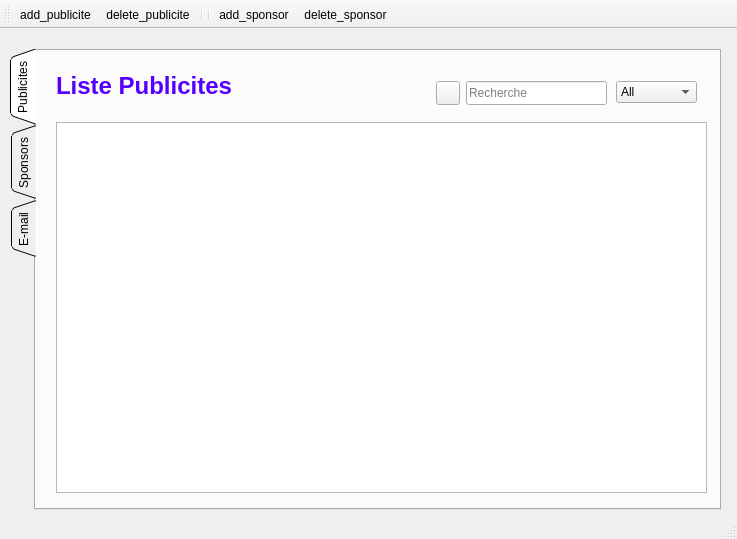
<?xml version="1.0" encoding="UTF-8"?>
<ui version="4.0">
 <class>gestion_malek</class>
 <widget class="QMainWindow" name="gestion_malek">
  <property name="geometry">
   <rect>
    <x>0</x>
    <y>0</y>
    <width>737</width>
    <height>539</height>
   </rect>
  </property>
  <property name="windowTitle">
   <string>MainWindow</string>
  </property>
  <widget class="QWidget" name="centralwidget">
   <widget class="QTabWidget" name="tabWidget">
    <property name="geometry">
     <rect>
      <x>10</x>
      <y>20</y>
      <width>711</width>
      <height>461</height>
     </rect>
    </property>
    <property name="tabPosition">
     <enum>QTabWidget::West</enum>
    </property>
    <property name="tabShape">
     <enum>QTabWidget::Triangular</enum>
    </property>
    <property name="currentIndex">
     <number>0</number>
    </property>
    <widget class="QWidget" name="tab">
     <attribute name="title">
      <string>Publicites</string>
     </attribute>
     <widget class="QTableView" name="table_publicite">
      <property name="geometry">
       <rect>
        <x>20</x>
        <y>71</y>
        <width>651</width>
        <height>371</height>
       </rect>
      </property>
      <property name="sortingEnabled">
       <bool>true</bool>
      </property>
      <attribute name="horizontalHeaderCascadingSectionResizes">
       <bool>true</bool>
      </attribute>
      <attribute name="horizontalHeaderShowSortIndicator" stdset="0">
       <bool>false</bool>
      </attribute>
      <attribute name="horizontalHeaderStretchLastSection">
       <bool>false</bool>
      </attribute>
     </widget>
     <widget class="QLabel" name="label">
      <property name="geometry">
       <rect>
        <x>20</x>
        <y>20</y>
        <width>201</width>
        <height>31</height>
       </rect>
      </property>
      <property name="text">
       <string>&lt;html&gt;&lt;head/&gt;&lt;body&gt;&lt;p&gt;&lt;span style=&quot; font-size:18pt; font-weight:600; color:#5500ff;&quot;&gt;Liste Publicites&lt;/span&gt;&lt;/p&gt;&lt;/body&gt;&lt;/html&gt;</string>
      </property>
     </widget>
     <widget class="QComboBox" name="publicite_sel_col">
      <property name="geometry">
       <rect>
        <x>580</x>
        <y>30</y>
        <width>81</width>
        <height>22</height>
       </rect>
      </property>
      <item>
       <property name="text">
        <string>All</string>
       </property>
      </item>
      <item>
       <property name="text">
        <string>ID</string>
       </property>
      </item>
      <item>
       <property name="text">
        <string>Type</string>
       </property>
      </item>
      <item>
       <property name="text">
        <string>Cout</string>
       </property>
      </item>
      <item>
       <property name="text">
        <string>Sponsor</string>
       </property>
      </item>
     </widget>
     <widget class="QLineEdit" name="rech_publicite">
      <property name="geometry">
       <rect>
        <x>430</x>
        <y>30</y>
        <width>141</width>
        <height>24</height>
       </rect>
      </property>
      <property name="placeholderText">
       <string>Recherche</string>
      </property>
      <property name="clearButtonEnabled">
       <bool>true</bool>
      </property>
     </widget>
     <widget class="QPushButton" name="stat">
      <property name="geometry">
       <rect>
        <x>400</x>
        <y>30</y>
        <width>24</width>
        <height>24</height>
       </rect>
      </property>
      <property name="styleSheet">
       <string notr="true">background-image: url(:/res/img/unnamed.png);</string>
      </property>
      <property name="text">
       <string/>
      </property>
     </widget>
    </widget>
    <widget class="QWidget" name="tab_2">
     <attribute name="title">
      <string>Sponsors</string>
     </attribute>
     <widget class="QTableView" name="table_sponsor">
      <property name="geometry">
       <rect>
        <x>20</x>
        <y>70</y>
        <width>651</width>
        <height>371</height>
       </rect>
      </property>
      <property name="selectionMode">
       <enum>QAbstractItemView::ExtendedSelection</enum>
      </property>
      <property name="sortingEnabled">
       <bool>true</bool>
      </property>
      <attribute name="horizontalHeaderShowSortIndicator" stdset="0">
       <bool>false</bool>
      </attribute>
     </widget>
     <widget class="QLabel" name="label_4">
      <property name="geometry">
       <rect>
        <x>20</x>
        <y>20</y>
        <width>191</width>
        <height>31</height>
       </rect>
      </property>
      <property name="text">
       <string>&lt;html&gt;&lt;head/&gt;&lt;body&gt;&lt;p&gt;&lt;span style=&quot; font-size:18pt; font-weight:600; color:#5500ff;&quot;&gt;Liste Sponsors&lt;/span&gt;&lt;/p&gt;&lt;/body&gt;&lt;/html&gt;</string>
      </property>
     </widget>
     <widget class="QComboBox" name="sponsor_sel_col">
      <property name="geometry">
       <rect>
        <x>590</x>
        <y>30</y>
        <width>81</width>
        <height>22</height>
       </rect>
      </property>
      <item>
       <property name="text">
        <string>All</string>
       </property>
      </item>
      <item>
       <property name="text">
        <string>ID</string>
       </property>
      </item>
      <item>
       <property name="text">
        <string>Nom</string>
       </property>
      </item>
      <item>
       <property name="text">
        <string>Prenom</string>
       </property>
      </item>
     </widget>
     <widget class="QLineEdit" name="rech_sponsor">
      <property name="geometry">
       <rect>
        <x>440</x>
        <y>30</y>
        <width>141</width>
        <height>24</height>
       </rect>
      </property>
      <property name="placeholderText">
       <string>Recherche</string>
      </property>
      <property name="clearButtonEnabled">
       <bool>true</bool>
      </property>
     </widget>
    </widget>
    <widget class="QWidget" name="tab_5">
     <attribute name="title">
      <string>E-mail</string>
     </attribute>
     <widget class="QLineEdit" name="rcpt">
      <property name="geometry">
       <rect>
        <x>10</x>
        <y>20</y>
        <width>491</width>
        <height>21</height>
       </rect>
      </property>
      <property name="placeholderText">
       <string>recipient</string>
      </property>
     </widget>
     <widget class="QLineEdit" name="file">
      <property name="geometry">
       <rect>
        <x>10</x>
        <y>90</y>
        <width>571</width>
        <height>23</height>
       </rect>
      </property>
      <property name="placeholderText">
       <string>attachement here</string>
      </property>
     </widget>
     <widget class="QPushButton" name="sendBtn">
      <property name="geometry">
       <rect>
        <x>10</x>
        <y>420</y>
        <width>651</width>
        <height>23</height>
       </rect>
      </property>
      <property name="text">
       <string>Send</string>
      </property>
     </widget>
     <widget class="QLineEdit" name="subject">
      <property name="geometry">
       <rect>
        <x>10</x>
        <y>54</y>
        <width>651</width>
        <height>16</height>
       </rect>
      </property>
      <property name="placeholderText">
       <string>subject</string>
      </property>
     </widget>
     <widget class="QLineEdit" name="mail_pass">
      <property name="geometry">
       <rect>
        <x>522</x>
        <y>20</y>
        <width>141</width>
        <height>20</height>
       </rect>
      </property>
      <property name="echoMode">
       <enum>QLineEdit::Password</enum>
      </property>
      <property name="placeholderText">
       <string>your mail password</string>
      </property>
     </widget>
     <widget class="QTextEdit" name="msg">
      <property name="geometry">
       <rect>
        <x>10</x>
        <y>126</y>
        <width>651</width>
        <height>291</height>
       </rect>
      </property>
      <property name="placeholderText">
       <string>type your message here ...</string>
      </property>
     </widget>
     <widget class="QPushButton" name="browseBtn">
      <property name="geometry">
       <rect>
        <x>587</x>
        <y>89</y>
        <width>75</width>
        <height>24</height>
       </rect>
      </property>
      <property name="text">
       <string>Browse ...</string>
      </property>
     </widget>
    </widget>
   </widget>
  </widget>
  <widget class="QMenuBar" name="menubar">
   <property name="geometry">
    <rect>
     <x>0</x>
     <y>0</y>
     <width>737</width>
     <height>22</height>
    </rect>
   </property>
  </widget>
  <widget class="QStatusBar" name="statusbar"/>
  <widget class="QToolBar" name="toolBar">
   <property name="windowTitle">
    <string>toolBar</string>
   </property>
   <attribute name="toolBarArea">
    <enum>TopToolBarArea</enum>
   </attribute>
   <attribute name="toolBarBreak">
    <bool>false</bool>
   </attribute>
   <addaction name="actionadd_publicite"/>
   <addaction name="actiondelete_publicite"/>
   <addaction name="separator"/>
   <addaction name="separator"/>
   <addaction name="actionadd_sponsor"/>
   <addaction name="actiondelete_sponsor"/>
  </widget>
  <action name="actionadd_publicite">
   <property name="icon">
    <iconset resource="Resources.qrc">
     <normaloff>:/res/img/Add-icon.png</normaloff>:/res/img/Add-icon.png</iconset>
   </property>
   <property name="text">
    <string>add_publicite</string>
   </property>
   <property name="shortcut">
    <string>Ctrl+A</string>
   </property>
  </action>
  <action name="actiondelete_publicite">
   <property name="icon">
    <iconset resource="Resources.qrc">
     <normaloff>:/res/img/delete-icon.png</normaloff>:/res/img/delete-icon.png</iconset>
   </property>
   <property name="text">
    <string>delete_publicite</string>
   </property>
   <property name="shortcut">
    <string>Ctrl+D</string>
   </property>
  </action>
  <action name="actionadd_sponsor">
   <property name="icon">
    <iconset resource="Resources.qrc">
     <normaloff>:/res/img/user-add-icon---shine-set-add-new-user-add-user-30.png</normaloff>:/res/img/user-add-icon---shine-set-add-new-user-add-user-30.png</iconset>
   </property>
   <property name="text">
    <string>add_sponsor</string>
   </property>
   <property name="shortcut">
    <string>Ctrl+Shift+A</string>
   </property>
  </action>
  <action name="actiondelete_sponsor">
   <property name="icon">
    <iconset resource="Resources.qrc">
     <normaloff>:/res/img/images.png</normaloff>:/res/img/images.png</iconset>
   </property>
   <property name="text">
    <string>delete_sponsor</string>
   </property>
   <property name="shortcut">
    <string>Ctrl+Shift+D</string>
   </property>
  </action>
 </widget>
 <resources>
  <include location="Resources.qrc"/>
 </resources>
 <connections/>
</ui>
